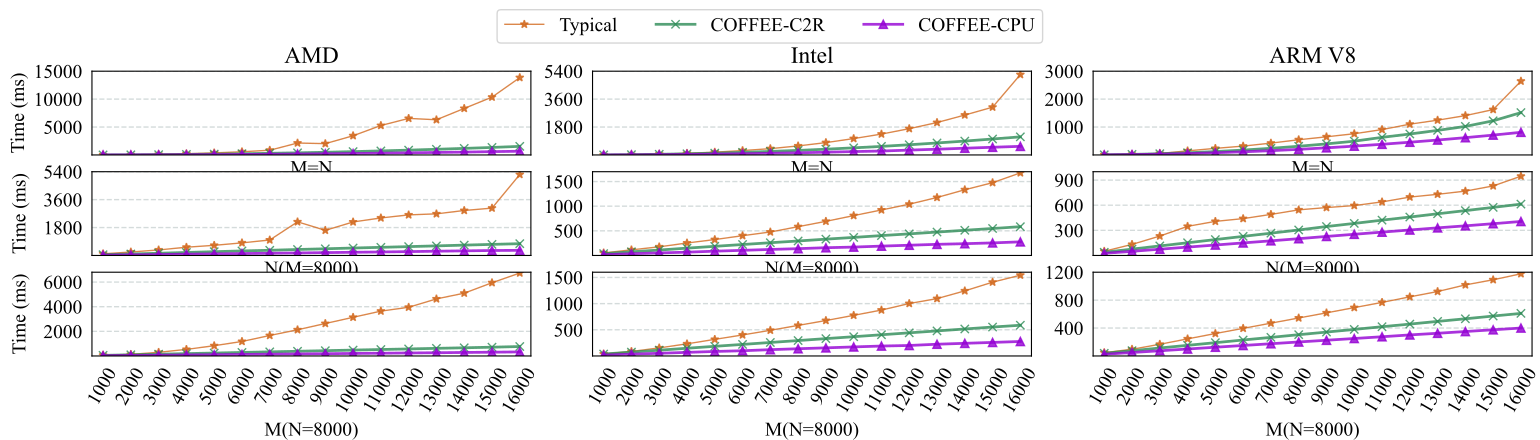

Generate this figure with Python:
import numpy as np
from matplotlib import pyplot as plt

plt.rc('font', family='Times New Roman', size=14)

def draw_line_chart():
	
	fig = plt.figure(figsize=(16,4.4))

	ax = fig.add_subplot(3,3,1)
	ax.set_title('AMD')
	x = [1,2,3,4,5,6,7,8,9,10,11,12,13,14,15,16,]
	y = [5000,10000,15000]
	y1 = [7.422, 33.235, 102.856, 212.702, 368.838, 569.798, 848.387, 2135.594, 2025.112, 3441.345, 5276.192, 6546.597, 6302.475, 8333.169, 10354.331, 13854.362,]
	y3 = [2.964, 10.472, 23.294, 40.943, 63.703, 91.817, 125.298, 164.039, 213.702, 253.853, 310.565, 377.634, 448.317, 508.408, 592.994, 667.207,]
	y2 = [6.157, 24.096, 54.274, 96.391, 149.302, 219.003, 296.133, 380.427, 479.188, 597.948, 723.698, 861.793, 1012.784, 1175.690, 1349.000, 1539.930,]
	plt.plot(x,y1,'*-',alpha=0.8,color = 'chocolate',linewidth=1,label='Typical')
	plt.plot(x,y2,'x-',alpha=0.8,color = 'seagreen',linewidth=2,label='COFFEE-C2R')
	plt.plot(x,y3,'^-',alpha=0.8,color = 'darkviolet',linewidth=2,label='COFFEE-CPU')
	plt.ylim(0,14000)
	plt.xlim(0.6,16.4)
	ax.tick_params(left=False, bottom=False)
	plt.xticks([])
	plt.yticks(y)
	plt.xlabel("M=N")
	plt.ylabel("Time (ms)",labelpad=4)
	plt.grid(color='#95a5a6',linestyle='--', linewidth=1 ,axis='y',alpha=0.4)
	
	bx = fig.add_subplot(3,3,4)
	x = [1,2,3,4,5,6,7,8,9,10,11,12,13,14,15,16,]
	y = [1800,3600,5400]
	y1 = [106.311, 222.138, 356.350, 531.543, 653.118, 811.532, 997.874, 2167.316, 1619.750, 2160.146, 2418.879, 2615.924, 2683.306, 2899.414, 3052.143, 5219.382,]
	y3 = [20.757, 40.074, 60.455, 81.820, 101.327, 123.514, 141.917, 162.244, 183.461, 204.871, 225.302, 247.861, 274.993, 296.476, 319.709, 331.408,]
	y2 = [ 47.872, 95.260, 142.960, 193.106, 243.277, 292.243, 333.348, 384.948, 429.770, 479.071, 524.028, 570.507, 617.284, 666.934, 713.498, 760.033,]
	plt.plot(x,y1,'*-',alpha=0.8,color = 'chocolate',linewidth=1,label='Typical')
	plt.plot(x,y2,'x-',alpha=0.8,color = 'seagreen',linewidth=2,label='COFFEE-C2R')
	plt.plot(x,y3,'^-',alpha=0.8,color = 'darkviolet',linewidth=2,label='COFFEE-CPU')
	plt.ylim(0,5300)
	plt.xlim(0.6,16.4)
	bx.tick_params(left=False, bottom=False)
	plt.xticks([])
	plt.yticks(y)
	plt.xlabel("N(M=8000)")
	plt.ylabel("Time (ms)",labelpad=10)
	plt.grid(color='#95a5a6',linestyle='--', linewidth=1 ,axis='y',alpha=0.4)
	
	cx = fig.add_subplot(3,3,7)
	x = [1,2,3,4,5,6,7,8,9,10,11,12,13,14,15,16,]
	y = [2000,4000,6000]
	y1 = [63.431, 130.565, 297.141, 534.403, 833.999, 1177.416, 1662.414, 2128.046, 2634.723, 3140.125, 3642.039, 3955.383, 4634.011, 5099.289, 5945.684, 6733.754,]
	y3 = [20.875, 41.233, 61.867, 84.351, 102.078, 122.751, 142.231, 161.891, 183.443, 204.347, 222.993, 243.734, 262.354, 284.161, 305.761, 330.057,]
	y2 = [48.295, 95.728, 143.572, 191.342, 237.436, 285.330, 333.824, 381.244, 428.515, 477.557, 523.826, 570.870, 618.695, 664.150, 712.480, 766.407,]
	plt.plot(x,y1,'*-',alpha=0.8,color = 'chocolate',linewidth=1,label='Typical')
	plt.plot(x,y2,'x-',alpha=0.8,color = 'seagreen',linewidth=2,label='COFFEE-C2R')
	plt.plot(x,y3,'^-',alpha=0.8,color = 'darkviolet',linewidth=2,label='COFFEE-CPU')
	plt.ylim(0,6800)
	plt.xlim(0.6,16.4)
	cx.tick_params(left=False, bottom=False)
	plt.xticks(x, [ '1000', '2000', '3000', '4000', '5000', '6000', '7000', '8000', '9000', '10000','11000', '12000', '13000', '14000', '15000','16000', ], rotation=60)
	plt.xlabel("M(N=8000)")
	plt.yticks(y)
	plt.ylabel("Time (ms)",labelpad=10)
	plt.grid(color='#95a5a6',linestyle='--', linewidth=1 ,axis='y',alpha=0.4)

	dx = fig.add_subplot(3,3,2)
	dx.set_title('Intel')
	x = [1,2,3,4,5,6,7,8,9,10,11,12,13,14,15,16,]	
	y = [1800,3600,5400]
	y1 = [4.485, 21.223, 55.235, 105.875, 179.798, 282.918, 406.332, 582.440, 796.013, 1056.278, 1346.351, 1695.218, 2090.724, 2574.308, 3081.228, 5181.614,]
	y2 = [4.691, 18.487, 41.930, 74.312, 115.861, 166.292, 225.934, 294.780, 371.897, 458.112, 553.277, 657.333, 772.628, 894.541, 1027.993, 1167.493,]
	y3 = [1.977, 8.196, 18.655, 34.300, 54.027, 77.962, 106.879, 137.800, 176.732, 217.812, 252.366, 312.570, 369.954, 433.879, 495.845, 555.169,]
	plt.plot(x,y1,'*-',alpha=0.8,color = 'chocolate',linewidth=1,label='Typical')
	plt.plot(x,y2,'x-',alpha=0.8,color = 'seagreen',linewidth=2,label='COFFEE-C2R')
	plt.plot(x,y3,'^-',alpha=0.8,color = 'darkviolet',linewidth=2,label='COFFEE-CPU')
	plt.ylim(0,5200)
	plt.xlim(0.6,16.4)
	dx.tick_params(left=False, bottom=False)
	plt.xticks([])
	plt.yticks(y)
	plt.xlabel("M=N")
	plt.grid(color='#95a5a6',linestyle='--', linewidth=1 ,axis='y',alpha=0.4)

	ex = fig.add_subplot(3,3,5)
	x = [1,2,3,4,5,6,7,8,9,10,11,12,13,14,15,16,]	
	y = [500,1000,1500]
	y1 = [51.408, 114.254, 175.270, 252.967, 322.727, 401.417, 476.365, 584.507, 692.744, 809.088, 923.459, 1040.902, 1176.811, 1333.913, 1477.452, 1676.500,]
	y2 = [37.156, 74.142, 110.108, 148.534, 185.272, 222.131, 258.345, 293.865, 330.848, 366.303, 403.383, 438.390, 474.786, 510.952, 547.677, 583.867,]
	y3 = [16.490, 34.404, 51.828, 66.691, 86.952, 104.078, 122.021, 137.991, 157.051, 170.087, 189.682, 207.635, 225.824, 238.995, 254.858, 276.314,]
	plt.plot(x,y1,'*-',alpha=0.8,color = 'chocolate',linewidth=1,label='Typical')
	plt.plot(x,y2,'x-',alpha=0.8,color = 'seagreen',linewidth=2,label='COFFEE-C2R')
	plt.plot(x,y3,'^-',alpha=0.8,color = 'darkviolet',linewidth=2,label='COFFEE-CPU')	
	plt.ylim(0,1700)
	plt.xlim(0.6,16.4)
	ex.tick_params(left=False, bottom=False)
	plt.xticks([])
	plt.yticks(y)
	plt.xlabel("N(M=8000)")
	plt.grid(color='#95a5a6',linestyle='--', linewidth=1 ,axis='y',alpha=0.4)
	
	fx = fig.add_subplot(3,3,8)
	x = [1,2,3,4,5,6,7,8,9,10,11,12,13,14,15,16,]
	y = [500,1000,1500]
	y1 = [38.171, 86.268, 154.201, 232.063, 317.357, 401.531, 490.759, 583.933, 677.164, 776.333, 877.125, 1001.957, 1095.949, 1243.722, 1410.052, 1543.420,]
	y2 = [36.806, 73.499, 110.470, 147.409, 184.304, 220.693, 257.758, 294.354, 331.350, 367.990, 405.274, 442.033, 478.415, 515.564, 552.473, 587.038,]
	y3 = [17.009, 34.222, 51.398, 68.640, 85.936, 99.813, 120.391, 138.102, 155.010, 172.857, 189.688, 200.376, 224.325, 241.751, 258.894, 276.724,]
	plt.plot(x,y1,'*-',alpha=0.8,color = 'chocolate',linewidth=1,label='Typical')
	plt.plot(x,y2,'x-',alpha=0.8,color = 'seagreen',linewidth=2,label='COFFEE-C2R')
	plt.plot(x,y3,'^-',alpha=0.8,color = 'darkviolet',linewidth=2,label='COFFEE-CPU')
	plt.ylim(0,1600)
	plt.xlim(0.6,16.4)
	fx.tick_params(left=False, bottom=False)
	plt.xticks(x, [ '1000', '2000', '3000', '4000', '5000', '6000', '7000', '8000', '9000', '10000','11000', '12000', '13000', '14000', '15000','16000', ], rotation=60)
	plt.xlabel("M(N=8000)")
	plt.yticks(y)
	plt.grid(color='#95a5a6',linestyle='--', linewidth=1 ,axis='y',alpha=0.4)

	gx = fig.add_subplot(3,3,3)
	gx.set_title('ARM V8')
	x = [1,2,3,4,5,6,7,8,9,10,11,12,13,14,15,16,]	
	y = [1000,2000,3000]
	y1 = [7.561, 23.515, 53.359, 146.741, 235.739, 316.902, 424.000, 544.645, 650.267, 760.382, 908.803, 1102.971, 1245.615, 1409.942, 1625.245, 2643.489,]
	y2 = [6.118, 19.323, 43.564, 77.471, 121.102, 174.799, 238.178, 311.129, 396.239, 493.538, 630.866, 750.471, 879.798, 1022.540, 1222.993, 1517.253,]
	y3 = [4.100, 12.219, 27.755, 49.737, 77.727, 112.269, 152.842, 200.890, 255.602, 316.108, 382.368, 455.988, 534.308, 619.105, 711.258, 811.551,]
	plt.plot(x,y1,'*-',alpha=0.8,color = 'chocolate',linewidth=1,label='Typical')
	plt.plot(x,y2,'x-',alpha=0.8,color = 'seagreen',linewidth=2,label='COFFEE-C2R')
	plt.plot(x,y3,'^-',alpha=0.8,color = 'darkviolet',linewidth=2,label='COFFEE-CPU')	
	plt.ylim(0,2700)
	plt.xlim(0.6,16.4)
	gx.tick_params(left=False, bottom=False)
	plt.xticks([])
	plt.yticks(y)
	plt.xlabel("M=N")
	plt.grid(color='#95a5a6',linestyle='--', linewidth=1 ,axis='y',alpha=0.4)

	hx = fig.add_subplot(3,3,6)
	x = [1,2,3,4,5,6,7,8,9,10,11,12,13,14,15,16,]
	y = [300,600,900]
	y1 = [50.392, 132.137, 231.773, 347.743, 406.897, 439.867, 490.215, 544.613, 571.707, 595.682, 639.430, 697.219, 730.185, 768.507, 830.168, 946.492,]
	y2 = [38.000, 75.873, 113.798, 151.639, 189.545, 227.901, 266.165, 304.357, 345.340, 382.485, 421.579, 458.842, 497.819, 535.457, 574.196, 612.977,]
	y3 = [25.235, 49.635, 74.551, 99.785, 124.489, 149.785, 174.561, 200.285, 227.180, 252.952, 278.658, 304.214, 329.627, 353.723, 379.261, 405.669,]
	plt.plot(x,y1,'*-',alpha=0.8,color = 'chocolate',linewidth=1,label='Typical')
	plt.plot(x,y2,'x-',alpha=0.8,color = 'seagreen',linewidth=2,label='COFFEE-C2R')
	plt.plot(x,y3,'^-',alpha=0.8,color = 'darkviolet',linewidth=2,label='COFFEE-CPU')
	plt.ylim(0,1000)
	plt.xlim(0.6,16.4)
	hx.tick_params(left=False, bottom=False)
	plt.xticks([])
	plt.yticks(y)
	plt.xlabel("N(M=8000)")
	plt.grid(color='#95a5a6',linestyle='--', linewidth=1 ,axis='y',alpha=0.4)
	
	ix = fig.add_subplot(3,3,9)
	x = [1,2,3,4,5,6,7,8,9,10,11,12,13,14,15,16,]
	y = [400,800,1200]
	y1 = [47.556, 96.166, 167.660, 245.103, 321.461, 395.788, 470.172, 544.361, 618.036, 692.901, 767.498, 847.242, 923.149, 1018.320, 1091.810, 1177.539,]
	y2 = [38.054, 76.093, 114.363, 152.496, 190.220, 228.855, 266.467, 304.924, 342.398, 380.472, 419.144, 456.684, 495.508, 532.715, 572.047, 610.310,]
	y3 = [24.766, 49.642, 74.446, 99.638, 125.105, 150.235, 175.441, 200.432, 225.303, 250.290, 275.255, 301.622, 325.177, 350.276, 375.231, 400.230,]
	plt.plot(x,y1,'*-',alpha=0.8,color = 'chocolate',linewidth=1,label='Typical')
	plt.plot(x,y2,'x-',alpha=0.8,color = 'seagreen',linewidth=2,label='COFFEE-C2R')
	plt.plot(x,y3,'^-',alpha=0.8,color = 'darkviolet',linewidth=2,label='COFFEE-CPU')
	plt.ylim(0,1200)
	plt.xlim(0.6,16.4)
	ix.tick_params(left=False, bottom=False)
	plt.xticks(x, [ '1000', '2000', '3000', '4000', '5000', '6000', '7000', '8000', '9000', '10000','11000', '12000', '13000', '14000', '15000','16000', ], rotation=60)
	plt.xlabel("M(N=8000)")
	plt.yticks(y)
	plt.grid(color='#95a5a6',linestyle='--', linewidth=1 ,axis='y',alpha=0.4)

	lines, labels = fig.axes[-1].get_legend_handles_labels()
	fig.legend(lines, labels, loc = 'upper center',ncol=3)
	plt.show()
	
draw_line_chart()
